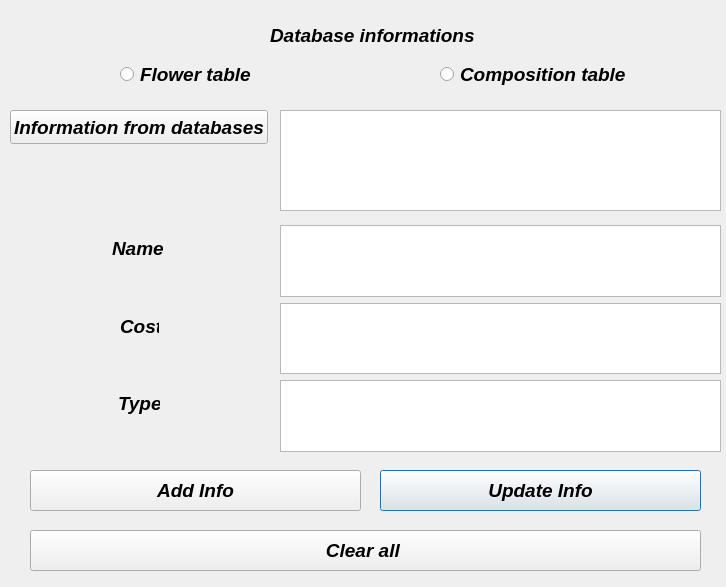
<?xml version="1.0" encoding="UTF-8"?>
<ui version="4.0">
 <class>WorkWithDatabase</class>
 <widget class="QDialog" name="WorkWithDatabase">
  <property name="geometry">
   <rect>
    <x>0</x>
    <y>0</y>
    <width>726</width>
    <height>587</height>
   </rect>
  </property>
  <property name="font">
   <font>
    <pointsize>12</pointsize>
    <italic>true</italic>
    <bold>true</bold>
   </font>
  </property>
  <property name="windowTitle">
   <string>Dialog</string>
  </property>
  <widget class="QPushButton" name="pushButton_3">
   <property name="geometry">
    <rect>
     <x>380</x>
     <y>470</y>
     <width>321</width>
     <height>41</height>
    </rect>
   </property>
   <property name="font">
    <font>
     <pointsize>14</pointsize>
     <italic>true</italic>
     <bold>true</bold>
    </font>
   </property>
   <property name="text">
    <string>Update Info</string>
   </property>
  </widget>
  <widget class="QLabel" name="label">
   <property name="geometry">
    <rect>
     <x>270</x>
     <y>20</y>
     <width>241</width>
     <height>31</height>
    </rect>
   </property>
   <property name="font">
    <font>
     <pointsize>14</pointsize>
     <italic>true</italic>
     <bold>true</bold>
    </font>
   </property>
   <property name="text">
    <string>Database informations</string>
   </property>
  </widget>
  <widget class="QPushButton" name="pushButton">
   <property name="geometry">
    <rect>
     <x>30</x>
     <y>470</y>
     <width>331</width>
     <height>41</height>
    </rect>
   </property>
   <property name="font">
    <font>
     <pointsize>14</pointsize>
     <italic>true</italic>
     <bold>true</bold>
    </font>
   </property>
   <property name="text">
    <string>Add Info</string>
   </property>
  </widget>
  <widget class="QRadioButton" name="radioButton">
   <property name="geometry">
    <rect>
     <x>120</x>
     <y>60</y>
     <width>141</width>
     <height>28</height>
    </rect>
   </property>
   <property name="font">
    <font>
     <pointsize>14</pointsize>
     <italic>true</italic>
     <bold>true</bold>
    </font>
   </property>
   <property name="text">
    <string>Flower table</string>
   </property>
  </widget>
  <widget class="QPushButton" name="pushButton_4">
   <property name="geometry">
    <rect>
     <x>30</x>
     <y>530</y>
     <width>671</width>
     <height>41</height>
    </rect>
   </property>
   <property name="font">
    <font>
     <pointsize>14</pointsize>
     <italic>true</italic>
     <bold>true</bold>
    </font>
   </property>
   <property name="text">
    <string>Clear all </string>
   </property>
  </widget>
  <widget class="QRadioButton" name="radioButton_2">
   <property name="geometry">
    <rect>
     <x>440</x>
     <y>60</y>
     <width>191</width>
     <height>28</height>
    </rect>
   </property>
   <property name="font">
    <font>
     <pointsize>14</pointsize>
     <italic>true</italic>
     <bold>true</bold>
    </font>
   </property>
   <property name="text">
    <string>Composition table</string>
   </property>
  </widget>
  <widget class="QTextEdit" name="textEdit_3">
   <property name="geometry">
    <rect>
     <x>280</x>
     <y>303</y>
     <width>441</width>
     <height>71</height>
    </rect>
   </property>
  </widget>
  <widget class="QLabel" name="label_4">
   <property name="geometry">
    <rect>
     <x>118</x>
     <y>390</y>
     <width>42</width>
     <height>26</height>
    </rect>
   </property>
   <property name="font">
    <font>
     <pointsize>14</pointsize>
     <italic>true</italic>
     <bold>true</bold>
    </font>
   </property>
   <property name="text">
    <string>Type</string>
   </property>
  </widget>
  <widget class="QLabel" name="label_2">
   <property name="geometry">
    <rect>
     <x>112</x>
     <y>235</y>
     <width>54</width>
     <height>26</height>
    </rect>
   </property>
   <property name="font">
    <font>
     <pointsize>14</pointsize>
     <italic>true</italic>
     <bold>true</bold>
    </font>
   </property>
   <property name="text">
    <string>Name</string>
   </property>
  </widget>
  <widget class="QTextEdit" name="textEdit_2">
   <property name="geometry">
    <rect>
     <x>280</x>
     <y>225</y>
     <width>441</width>
     <height>72</height>
    </rect>
   </property>
  </widget>
  <widget class="QTextEdit" name="textEdit_4">
   <property name="geometry">
    <rect>
     <x>280</x>
     <y>380</y>
     <width>441</width>
     <height>72</height>
    </rect>
   </property>
  </widget>
  <widget class="QTextEdit" name="textEdit">
   <property name="geometry">
    <rect>
     <x>280</x>
     <y>110</y>
     <width>441</width>
     <height>101</height>
    </rect>
   </property>
  </widget>
  <widget class="QLabel" name="label_3">
   <property name="geometry">
    <rect>
     <x>120</x>
     <y>313</y>
     <width>39</width>
     <height>26</height>
    </rect>
   </property>
   <property name="font">
    <font>
     <pointsize>14</pointsize>
     <italic>true</italic>
     <bold>true</bold>
    </font>
   </property>
   <property name="text">
    <string>Cost</string>
   </property>
  </widget>
  <widget class="QPushButton" name="pushButton_2">
   <property name="geometry">
    <rect>
     <x>10</x>
     <y>110</y>
     <width>258</width>
     <height>34</height>
    </rect>
   </property>
   <property name="font">
    <font>
     <pointsize>14</pointsize>
     <italic>true</italic>
     <bold>true</bold>
    </font>
   </property>
   <property name="text">
    <string>Information from databases</string>
   </property>
  </widget>
 </widget>
 <resources/>
 <connections/>
</ui>
